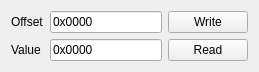
<?xml version="1.0" encoding="UTF-8"?>
<ui version="4.0">
 <class>VHS4030pWidget</class>
 <widget class="QWidget" name="VHS4030pWidget">
  <property name="geometry">
   <rect>
    <x>0</x>
    <y>0</y>
    <width>259</width>
    <height>72</height>
   </rect>
  </property>
  <property name="windowTitle">
   <string>Form</string>
  </property>
  <layout class="QGridLayout" name="gridLayout_2">
   <item row="0" column="0">
    <layout class="QGridLayout" name="gridLayout">
     <item row="0" column="0" rowspan="2">
      <layout class="QFormLayout" name="formLayout">
       <item row="0" column="0">
        <widget class="QLabel" name="label">
         <property name="text">
          <string>Offset</string>
         </property>
        </widget>
       </item>
       <item row="0" column="1">
        <widget class="QLineEdit" name="le_offset">
         <property name="inputMask">
          <string>0xHHHH</string>
         </property>
         <property name="text">
          <string>0x0000</string>
         </property>
        </widget>
       </item>
       <item row="1" column="0">
        <widget class="QLabel" name="label_2">
         <property name="text">
          <string>Value</string>
         </property>
        </widget>
       </item>
       <item row="1" column="1">
        <widget class="QLineEdit" name="le_value">
         <property name="inputMask">
          <string>0xHHHH</string>
         </property>
         <property name="text">
          <string>0x0000</string>
         </property>
        </widget>
       </item>
      </layout>
     </item>
     <item row="0" column="1">
      <widget class="QPushButton" name="pb_write">
       <property name="text">
        <string>Write</string>
       </property>
      </widget>
     </item>
     <item row="1" column="1">
      <widget class="QPushButton" name="pb_read">
       <property name="text">
        <string>Read</string>
       </property>
      </widget>
     </item>
    </layout>
   </item>
  </layout>
 </widget>
 <resources/>
 <connections/>
</ui>
